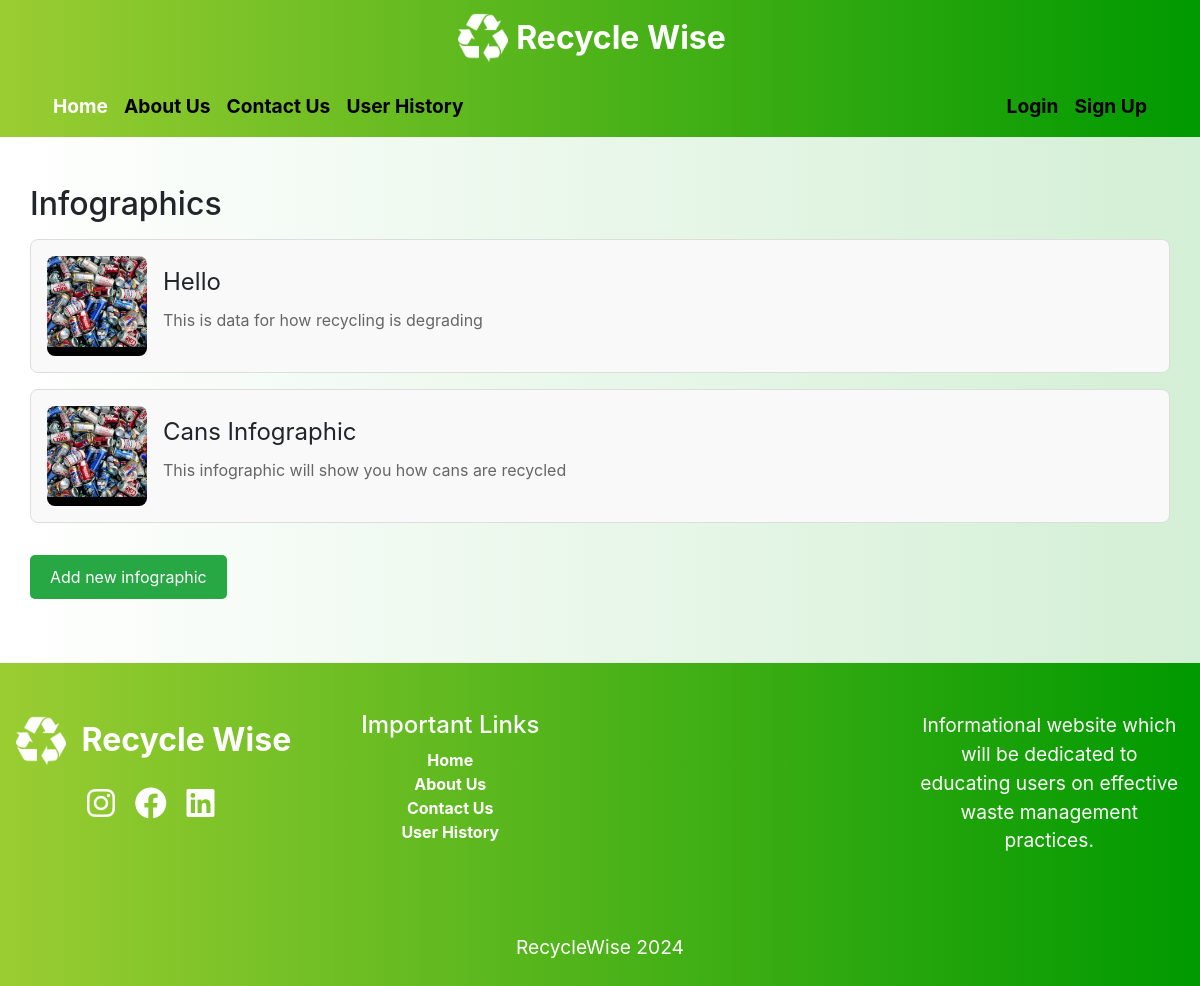
The app's page /infographics/, older data.
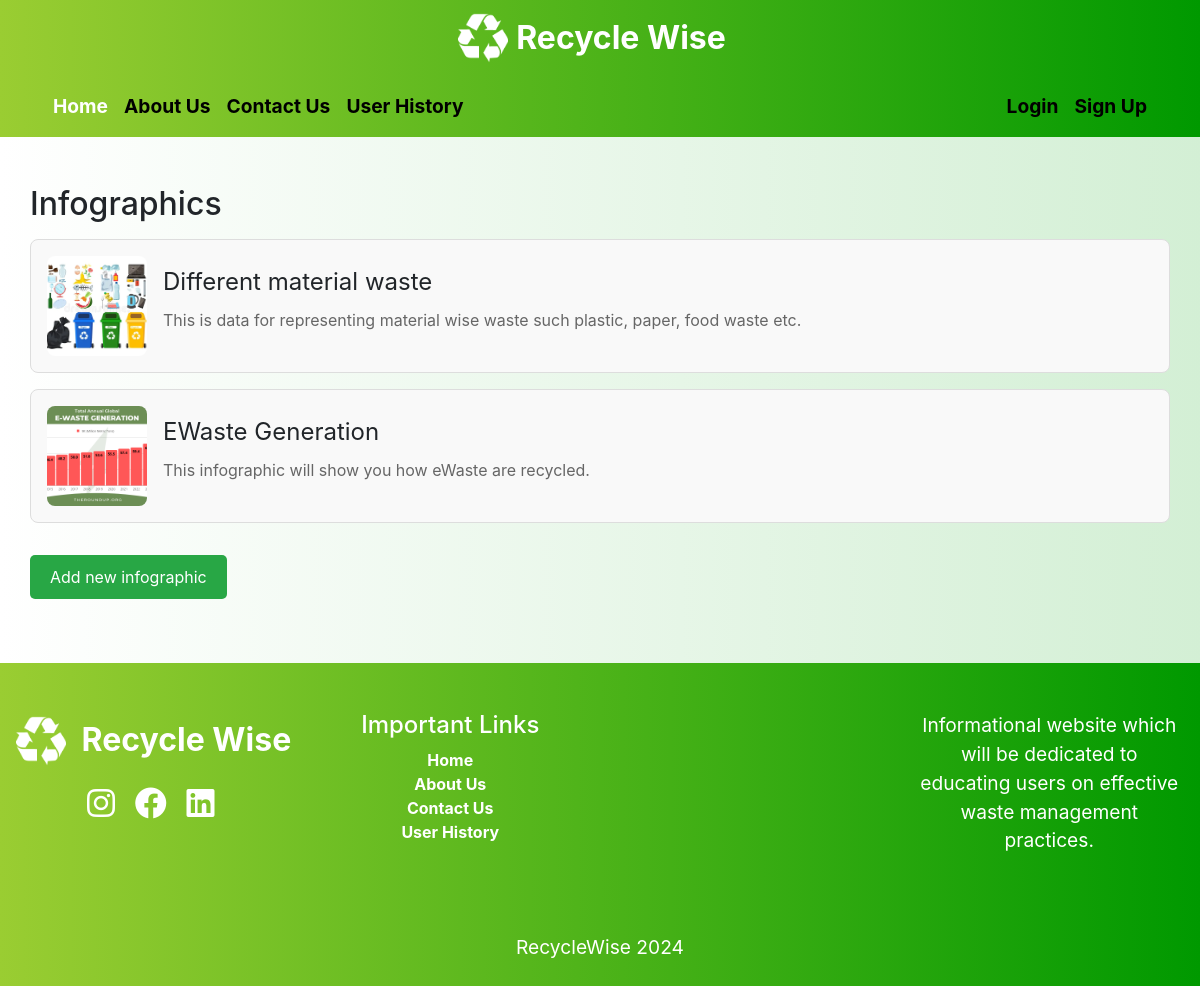
The same page, newer data.
### infographics/models.py (models this page shows, shortened)
class Infographic(models.Model):
    title = models.CharField(max_length=200)
    description = models.TextField()
    image = models.ImageField(upload_to='infographics/')
    published_date = models.DateTimeField(auto_now_add=True)

### infographics/views.py (the view)
# urls.py: path('', views.infographic_list, name='infographic_list'),
def infographic_list(request):
    infographics = Infographic.objects.all()
    return render(request, 'infographics/infographic_list.html', {'infographics': infographics})

### templates/infographics/infographic_list.html (shortened to what this page needs)
{% extends 'base.html' %}
{% block content %}
<div class="container-fluid py-5">
  <h2 class="wow animate__animated animate__slideInDown" data-wow-duration="1s">Infographics</h2>
  <ul class="infographic-list wow animate__animated animate__slideInLeft" data-wow-duration="1s">
    {% for infographic in infographics %}
      <a href="{% url 'infographic_detail' pk=infographic.pk %}" class="infographic-item">
        <div class="infographic-thumbnail" style="background-image: url('{{ infographic.image.url }}');"></div>
        <div class="infographic-details">
          <div class="infographic-title">{{ infographic.title }}</div>
          <p class="infographic-description">{{ infographic.description }}</p>
        </div>
      </a>
    {% endfor %}
  </ul>
  <a class="add-infographic wow animate__animated animate__zoomIn" data-wow-duration="2s" href="{% url 'infographic_new' %}">Add new infographic</a>
</div>
{% endblock %}

### templates/base.html (shortened to what this page needs)
<!DOCTYPE html>
<html>
<head>
    {% load static %}
    <link rel="stylesheet" href="https://cdnjs.cloudflare.com/ajax/libs/font-awesome/6.0.0-beta3/css/all.min.css">
    <link rel="stylesheet" href="https://stackpath.bootstrapcdn.com/bootstrap/4.5.2/css/bootstrap.min.css">
    <link rel="stylesheet" href="https://cdnjs.cloudflare.com/ajax/libs/animate.css/4.1.1/animate.min.css"/>
    <link rel="stylesheet" href="{% static 'css/base.css' %}">
</head>
<body>
    <nav class="navbar navbar-light navbar-custom" style="    background-image: linear-gradient(to right, #9ACD32, #009900);">
        <div class="container-fluid d-flex justify-content-center">
            <a class="navbar-brand d-flex align-items-center" href="{% url 'home' %}">
                {% load static %}
                <img src="{% static 'recycle-symbol-white.png' %}" width="50" height="50" class="d-inline-block align-top mr-2 wow animate__animated animate__rotateIn" data-wow-duration="2s" alt="">
                Recycle Wise
            </a>
        </div>
    </nav>
    <nav class="navbar navbar-expand-lg navbar-light navbar-custom" style="    background-image: linear-gradient(to right, #9ACD32, #009900);">
        <div class="container wow animate__animated animate__slideInUp" data-wow-duration="2s">
            <div class="collapse navbar-collapse" id="navbarNav">
                <ul class="navbar-nav">
                    <li class="nav-item active">
                        <a class="nav-link" href="{% url 'home' %}">Home <span class="sr-only">(current)</span></a>
                    </li>
                    <li class="nav-item">
                        <a class="nav-link" href="{% url 'team_member_list' %}">About Us</a>
                    </li>
                    <li class="nav-item">
                        <a class="nav-link" href="{% url 'usercomplaint' %}">Contact Us</a>
                    </li>
                    <li class="nav-item">
                        <a class="nav-link" href="{% url 'user_history' %}">User History</a>
                    </li>
                </ul>
                <ul class="navbar-nav ml-auto">
                    {% if user.is_authenticated %}
                    <li class="nav-item">
                        <a class="nav-link" href="{% url 'logout' %}">Logout</a>
                    </li>
                    {% else %}
                    <li class="nav-item">
                        <a class="nav-link" href="{% url 'login' %}">Login</a>
                    </li>
                    <li class="nav-item">
                        <a class="nav-link" href="{% url 'signup' %}">Sign Up</a>
                    </li>
                    {% endif %}
                </ul>
            </div>
        </div>
    </nav>
    <div class="container-fluid" style="background-image: linear-gradient(to right, white, #ace1af87)">
        {% block content %}{% endblock %}
    </div>
    <footer class="container-fluid px-3 pt-5 pb-2" style="background-image: linear-gradient(to right, #9ACD32, #009900);">
        <div class="row text-center">
            <div class="col-12 col-md-6 col-lg-3">
                <a class="navbar-brand" href="{% url 'home' %}">
                {% load static %}
                <img src="{% static 'recycle-symbol-white.png' %}" width="50" height="50" class="d-inline-block align-top mr-2 wow animate__animated animate__rotateIn" data-wow-duration="2s" alt="">
                Recycle Wise
            </a>
                <div class="social-icons mt-3 wow animate__animated animate__slideInUp" data-wow-duration="2s">
                <a href="https://www.instagram.com" target="_blank" class="text-white mx-2">
                    <i class="fab fa-instagram fa-2x"></i>
                </a>
                <a href="https://www.facebook.com" target="_blank" class="text-white mx-2">
                    <i class="fab fa-facebook fa-2x"></i>
                </a>
                <a href="https://www.linkedin.com" target="_blank" class="text-white mx-2">
                    <i class="fab fa-linkedin fa-2x"></i>
                </a>
            </div>
            </div>
            <div class="col-12 col-md-6 col-lg-3">
                <h4 style="color: white" class="wow animate__animated animate__slideInDown" data-wow-duration="2s">Important Links</h4>
                <ul class="footer-nav wow animate__animated animate__slideInLeft" data-wow-duration="2s" style="list-style: none; padding-left: 0;">
                    <li class="footer-item active">
                        <a class="footer-link" href="{% url 'home' %}">Home <span class="sr-only">(current)</span></a>
                    </li>
                    <li class="footer-item">
                        <a class="footer-link" href="{% url 'team_member_list' %}">About Us</a>
                    </li>
                    <li class="footer-item">
                        <a class="footer-link" href="{% url 'usercomplaint' %}">Contact Us</a>
                    </li>
                    <li class="footer-item">
                        <a class="footer-link" href="{% url 'user_history' %}">User History</a>
                    </li>
                </ul>
            </div>
            <div class="col-12 col-md-6 col-lg-3">
                 <iframe
                    width="100%"
                    height="200"
                    frameborder="0"
                    style="border:0"
                    class="wow animate__animated animate__zoomIn" data-wow-duration="2s"
                    src="https://www.google.com/maps/embed?pb=!1m16!1m12!1m3!1d94439.33903350988!2d-83.08528306688218!3d42.2949715052785!2m3!1f0!2f0!3f0!3m2!1i1024!2i768!4f13.1!2m1!1suniversity%20of%20windsor!5e0!3m2!1sen!2sca!4v1720647997087!5m2!1sen!2sca"
                    allowfullscreen>
                </iframe>
            </div>
            <div class="col-12 col-md-6 col-lg-3">
                <p style="color: white" class="wow animate__animated animate__slideInUp" data-wow-duration="2s">Informational website which will be dedicated to educating users on effective waste management practices.</p>
            </div>
        </div>
        <p class="text-center mt-3 wow animate__animated animate__slideInUp" data-wow-duration="2s" style="color: white;">RecycleWise 2024</p>
    </footer>
</body>
</html>

### static/css/base.css (style rules this page uses)
.navbar-custom { background-image: linear-gradient(to right, #9ACD32, #009900); }
.navbar-custom .navbar-brand, .navbar-custom .nav-link { color: white; font-size: 1.2em; font-weight: bold; }
.navbar-brand { font-size: 2.0em !important; }
.navbar-light .navbar-nav .nav-link { color: black; }
.navbar-light .navbar-nav .active>.nav-link, .navbar-light .navbar-nav .nav-link.active, .navbar-light .navbar-nav .nav-link.show, .navbar-light .navbar-nav .show>.nav-link { color: white; }
p { color: #000; font-size: 1.2em; }
footer { background-image: linear-gradient(to right, #9ACD32, #009900); }
footer a { color: white; font-weight: bold; }
.wow { visibility: hidden; }

### templates/infographics/infographic_list.html (style rules this page uses)
.infographic-list { list-style: none; padding: 0; }
.infographic-item { display: flex; align-items: center; background: #f9f9f9; border: 1px solid #ddd; border-radius: 8px; padding: 16px; margin: 16px 0; transition: transform 0.2s, box-shadow 0.2s; text-decoration: none; color: inherit; }
.infographic-thumbnail { width: 100px; height: 100px; border-radius: 8px; margin-right: 16px; background-size: cover; background-position: center; }
.infographic-details { flex-grow: 1; }
.infographic-title { font-size: 1.5em; margin: 0 0 8px 0; text-decoration: none; }
.infographic-description { font-size: 1em; color: #666; text-decoration: none; }
.infographic-title, .infographic-description { text-decoration: none !important; }
.add-infographic { display: inline-block; margin: 16px 0; padding: 10px 20px; background-color: #28a745; color: white; text-decoration: none; border-radius: 5px; transition: background-color 0.3s; }

Row changes from the older to the newer data that the page shows:
changed Infographic: image: a different picture; title "Hello" → "Different material waste"; description "This is data for how recycling is degrading" → "This is data for representing material wise waste such plastic, paper, food waste etc."
changed Infographic: image: a different picture; title "Cans Infographic" → "EWaste Generation"; description "This infographic will show you how cans are recycled" → "This infographic will show you how eWaste are recycled."
